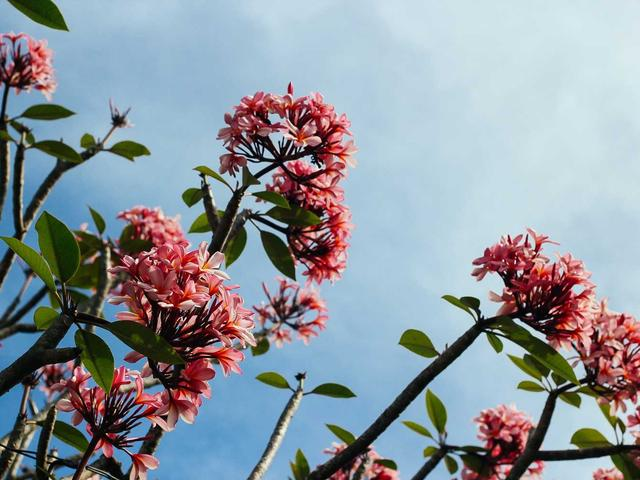
#> input picture gmm_color_segmentation/input_flower.jpg, 640 x 480 px
$ python code.py
#> lines starting #> are read from the running program, lines starting #| are printed output that depends on the picture
# AI IMAGE COLOR SEGMENTATION USING GMM
# Adapted from the Google Colab version to run locally:
# - replaces google.colab files.upload/download with a local image path
# - saves all plots to the results/ folder instead of plt.show()

import numpy as np
import matplotlib
matplotlib.use("Agg")
import matplotlib.pyplot as plt
from PIL import Image
from sklearn.mixture import GaussianMixture
from sklearn.metrics import mean_squared_error, silhouette_score
import os

INPUT_IMAGE = "input_flower.jpg"
RESULTS_DIR = "results"
os.makedirs(RESULTS_DIR, exist_ok=True)

# 1. LOAD IMAGE
print("Loading image:", INPUT_IMAGE)
image = Image.open(INPUT_IMAGE).convert("RGB")
#> image is the input picture: PIL image 640x480 RGB; mean R, G, B 141.3, 149.8, 158.4

# Resize image for faster processing
image.thumbnail((180, 180))
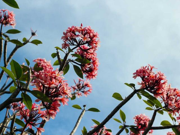
#> image: PIL image 180x135 RGB; mean R, G, B 141.3, 149.8, 158.4
original = np.array(image)

print("\nImage loaded successfully!")
print("Image dimensions:", original.shape)
#| Image dimensions: (135, 180, 3)

# 2. PREPROCESSING
height, width, _ = original.shape
#> height = 135; width = 180
pixels = original.reshape(-1, 3).astype(np.float64)

# Randomly sample pixels for training
rng = np.random.default_rng(42)
sample_size = min(12000, len(pixels))
#> sample_size = 12000
indices = rng.choice(len(pixels), sample_size, replace=False)
#> indices = 12000 values, max 24297 at index 6405, min 0 at index 6917, mean 12148.3
train_pixels = pixels[indices]

# 3. TRAIN GMM MODEL
k = 5

gmm = GaussianMixture(
    n_components=k,
    covariance_type="diag",
    random_state=42,
    reg_covar=1e-3,
    n_init=2,
    max_iter=100
)

gmm.fit(train_pixels)
print("\nGMM model trained successfully!")
print("Number of color groups:", k)
print("Model converged:", gmm.converged_)

# 4. PREDICT PIXEL CLUSTERS
labels = gmm.predict(pixels)
reconstructed = gmm.means_[labels]

segmented = np.clip(
    reconstructed.reshape(height, width, 3),
    0, 255
).astype(np.uint8)
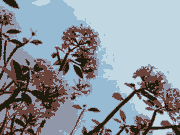
#> segmented: shape (135, 180, 3); mean of channels 0, 1, 2 140.6, 149.1, 158; drawn as R, G, B

# 5. SAVE ORIGINAL AND SEGMENTED IMAGES COMPARISON
plt.figure(figsize=(12, 5))

plt.subplot(1, 2, 1)
plt.imshow(original)
plt.title("Original Image")
plt.axis("off")

plt.subplot(1, 2, 2)
plt.imshow(segmented)
plt.title("GMM Segmented Image (5 Groups)")
plt.axis("off")

plt.tight_layout()
plt.savefig(os.path.join(RESULTS_DIR, "comparison.png"), dpi=150)
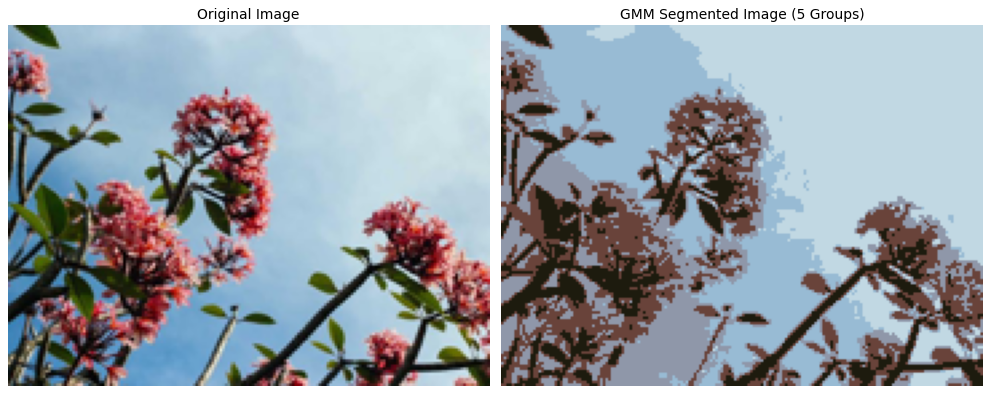
#> figure drawn by matplotlib, 2 panels
plt.close()

# 6. SAVE LEARNED COLOR PALETTE
palette = np.clip(gmm.means_, 0, 255).astype(np.uint8)

plt.figure(figsize=(8, 2))
plt.imshow([palette])
plt.title("Learned GMM Color Palette")
plt.yticks([])
plt.xticks(range(k), [f"Group {i+1}" for i in range(k)])
plt.savefig(os.path.join(RESULTS_DIR, "palette.png"), dpi=150)
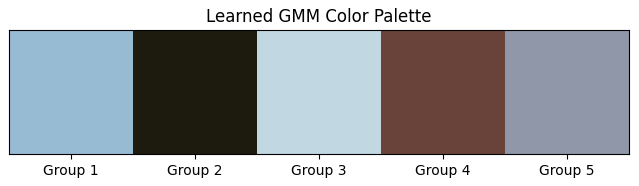
#> figure drawn by matplotlib, 1 panel
plt.close()

print("\nLearned RGB colors:")
for i, color in enumerate(palette, start=1):
    print(f"Group {i}: {tuple(color)}")

# 7. EVALUATION
mse = mean_squared_error(pixels, reconstructed)
#> mse = 539.5
print(f"\nReconstruction MSE: {mse:.2f}")
#| Reconstruction MSE: 539.55

# Silhouette score on a sample
eval_size = min(1500, len(pixels))
#> eval_size = 1500
eval_indices = rng.choice(len(pixels), eval_size, replace=False)
#> eval_indices = 1500 values, max 24262 at index 185, min 10 at index 1260, mean 11860.7
eval_pixels = pixels[eval_indices]
#> eval_pixels = 1500 rows, first 8: [171, 202, 222], [151, 185, 212], [183, 211, 223], [125, 154, 119], [171, 202, 222], [147, 181, 206], [153, 189, 216], [192, 175, 191]
eval_labels = labels[eval_indices]
#> eval_labels = 1500 values, max 4 at index 3, min 0 at index 1, mean 2.11

if 1 < len(np.unique(eval_labels)) < len(eval_labels):
    score = silhouette_score(eval_pixels, eval_labels)
#> score = 0.401
    print(f"Silhouette Score: {score:.3f}")
#| Silhouette Score: 0.401
else:
    print("Silhouette score unavailable for this sample.")

# 8. COMPARE DIFFERENT NUMBERS OF COLOR GROUPS
print("\nComparing GMM component counts...")

for components in [3, 5, 8, 10]:
    model = GaussianMixture(
        n_components=components,
        covariance_type="diag",
        random_state=42,
        reg_covar=1e-3,
        n_init=1,
        max_iter=100
    )
    model.fit(train_pixels)

    predicted_labels = model.predict(pixels)
    result = model.means_[predicted_labels]
    error = mean_squared_error(pixels, result)

    result_image = np.clip(
        result.reshape(height, width, 3),
        0, 255
    ).astype(np.uint8)

    print(f"Groups: {components} | MSE: {error:.2f}")

    plt.figure(figsize=(4, 4))
    plt.imshow(result_image)
    plt.title(f"GMM with {components} Groups")
    plt.axis("off")
    plt.savefig(os.path.join(RESULTS_DIR, f"gmm_{components}_groups.png"), dpi=150)
    plt.close()
#> this loop made 4 passes
#> error on passes 1 to 4: 1026.7, 539.5, 306.3, 267.3
#| Groups: 3 | MSE: 1026.68
#| Groups: 5 | MSE: 539.55
#| Groups: 8 | MSE: 306.33
#| Groups: 10 | MSE: 267.30
#> pass 1, `result_image = np.clip( result.reshape(height, width, 3), 0, 255 ).ast..`:
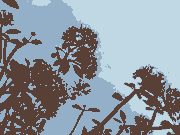
#> result_image: shape (135, 180, 3); mean of channels 0, 1, 2 140.8, 149.7, 158; drawn as R, G, B
#> pass 3, `result_image = np.clip( result.reshape(height, width, 3), 0, 255 ).ast..`:
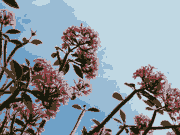
#> result_image: shape (135, 180, 3); mean of channels 0, 1, 2 140.2, 149.3, 157.8; drawn as R, G, B

# 9. SAVE RESULT
output_file = os.path.join(RESULTS_DIR, "gmm_segmented_image.png")
Image.fromarray(segmented).save(output_file)

print("\nProject completed successfully!")
print("Segmented image saved to:", output_file)
#| Segmented image saved to: results/gmm_segmented_image.png
